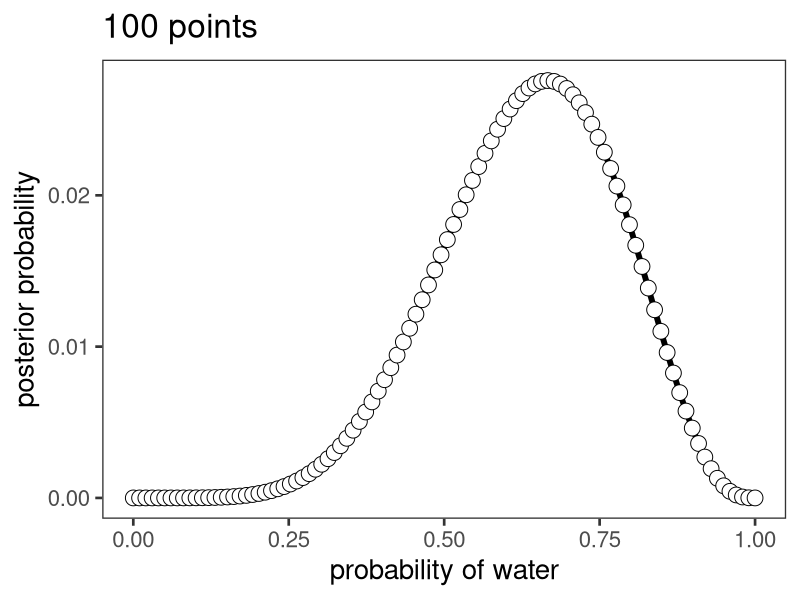

The R source for this figure:
# =============================================================================
#### Info #### 
# =============================================================================
# binomial globe example
#
# Dr. Lei Zhang, ALPN Lab, University of Birmingham
# l.zhang.13@bham.ac.uk
#
# Adapted from McElreath, 2016

# =============================================================================
#### Grid Approximation #### 
# =============================================================================
# inits
theta_start <- 0
theta_end   <- 1
n_grid  <- 100
w <- 6
N <- 9

# define grid
theta_grid <- seq( from = theta_start , to = theta_end , length.out = n_grid )

# define prior
prior <- rep(1 , n_grid)

# compute likelihood at each value in grid
likelihood <- dbinom(w , size = N , prob = theta_grid )

# compute product of likelihood and prior
unstd.posterior <- likelihood * prior

# standardize the posterior, so it sums to 1
posterior <- unstd.posterior / sum(unstd.posterior)

# =============================================================================
#### Plot #### 
# =============================================================================
library(ggplot2)

myconfig <- theme_bw(base_size = 20) +
    theme(panel.grid.major = element_blank(),
          panel.grid.minor = element_blank(),
          panel.background = element_blank() )

df <- data.frame(theta_grid=theta_grid, posterior=posterior)

g <- ggplot(df, aes(theta_grid, posterior))
g <- g + geom_line(size = 2) + geom_point(size = 5, shape = 21, fill='white')
g <- g + myconfig + labs(x = 'probability of water', 
                         y = 'posterior probability', title = paste0(as.character(n_grid),' points'))
print(g)
